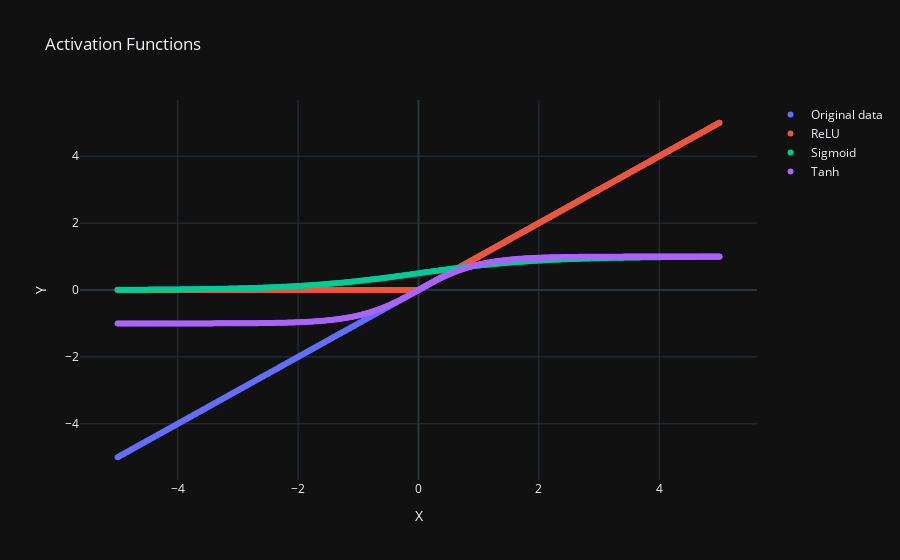

The cell this chart's notebook holds for it:
### Code cell
# Generate a tensor of 400 evenly spaced values between -5 and 5
# torch.linspace(-5, 5, 400) creates a tensor with values ranging from -5 to 5
input_example = torch.linspace(-5, 5, 400)

# Apply the ReLU activation function to the input tensor
# nn.ReLU() creates a ReLU activation function object
# Calling nn.ReLU()(input_example) applies the ReLU function to input_example
input_example_relu = nn.ReLU()(input_example)

# Apply the Sigmoid activation function to the input tensor
# nn.Sigmoid() creates a Sigmoid activation function object
# Calling nn.Sigmoid()(input_example) applies the Sigmoid function to input_example
input_example_sigmoid = nn.Sigmoid()(input_example)

# Apply the Tanh activation function to the input tensor
# nn.Tanh() creates a Tanh activation function object
# Calling nn.Tanh()(input_example) applies the Tanh function to input_example
input_example_tanh = nn.Tanh()(input_example)

# Create an interactive plot using Plotly
# Plotly is a graphing library that makes interactive, publication-quality graphs online
fig = go.Figure()

# Add a scatter plot for the original data
# x=input_example and y=input_example plot the original data points
# mode='markers' specifies that the data points should be displayed as markers
# name='Original data' labels this trace as 'Original data'
fig.add_trace(
    go.Scatter(x=input_example, y=input_example, mode="markers", name="Original data")
)

# Add a scatter plot for the ReLU activation function
# x=input_example and y=input_example_relu plot the ReLU-transformed data points
# mode='markers' specifies that the data points should be displayed as markers
# name='ReLU' labels this trace as 'ReLU'
fig.add_trace(
    go.Scatter(x=input_example, y=input_example_relu, mode="markers", name="ReLU")
)

# Add a scatter plot for the Sigmoid activation function
# x=input_example and y=input_example_sigmoid plot the Sigmoid-transformed data points
# mode='markers' specifies that the data points should be displayed as markers
# name='Sigmoid' labels this trace as 'Sigmoid'
fig.add_trace(
    go.Scatter(x=input_example, y=input_example_sigmoid, mode="markers", name="Sigmoid")
)

# Add a scatter plot for the Tanh activation function
# x=input_example and y=input_example_tanh plot the Tanh-transformed data points
# mode='markers' specifies that the data points should be displayed as markers
# name='Tanh' labels this trace as 'Tanh'
fig.add_trace(
    go.Scatter(x=input_example, y=input_example_tanh, mode="markers", name="Tanh")
)

# Update the layout of the figure
# title sets the title of the plot
# xaxis_title sets the title of the x-axis
# yaxis_title sets the title of the y-axis
# template='plotly_dark' applies a dark theme to the plot
fig.update_layout(
    title="Activation Functions",
    xaxis_title="X",
    yaxis_title="Y",
    template="plotly_dark",
)

# Display the plot
fig.show()

### Figure 1 — Plotly figure (JSON) as saved in the notebook; plotly's stock layout.template omitted (floating-point values rounded to 4 significant figures; data arrays with more than 128 entries replaced by an {"elided": "..."} marker saying what was removed)
{"data": [{"mode": "markers", "name": "Original data", "type": "scatter", "x": {"elided": "400 float values"}, "y": {"elided": "400 float values"}}, {"mode": "markers", "name": "ReLU", "type": "scatter", "x": {"elided": "400 float values"}, "y": {"elided": "400 float values"}}, {"mode": "markers", "name": "Sigmoid", "type": "scatter", "x": {"elided": "400 float values"}, "y": {"elided": "400 float values"}}, {"mode": "markers", "name": "Tanh", "type": "scatter", "x": {"elided": "400 float values"}, "y": {"elided": "400 float values"}}], "layout": {"title": {"text": "Activation Functions"}, "xaxis": {"title": {"text": "X"}}, "yaxis": {"title": {"text": "Y"}}}}
